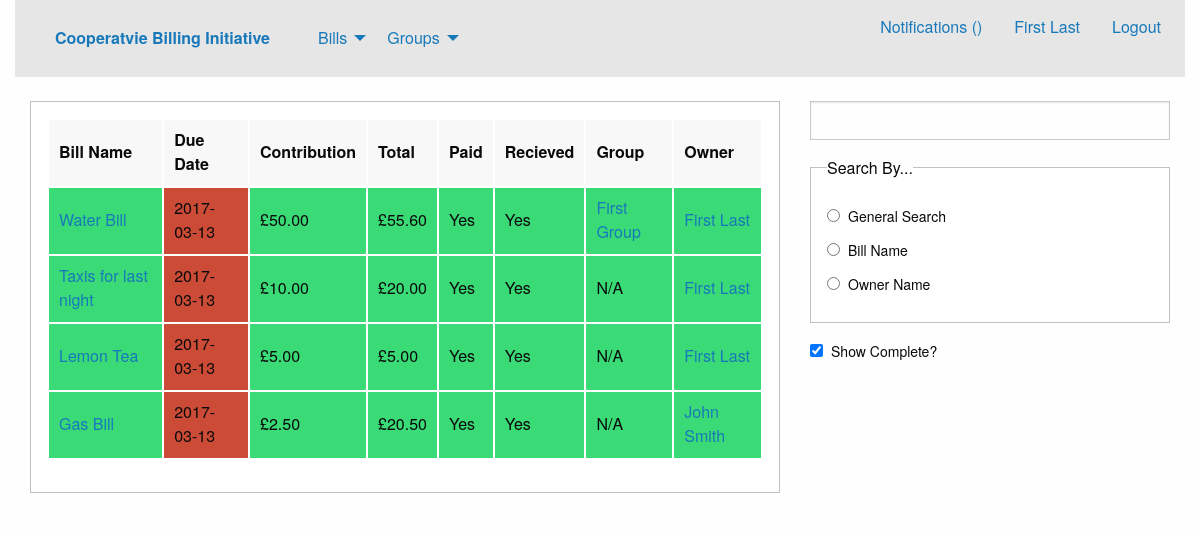
Page /bills.php (signed in) on the earlier database version.
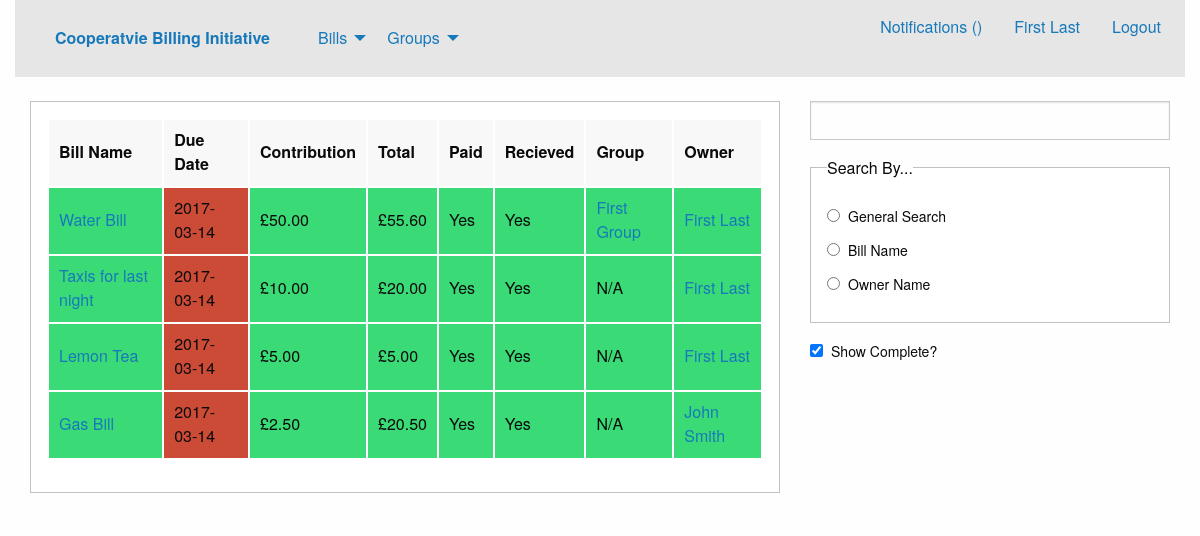
Same page on the later database version.
### tables this page shows
CREATE TABLE users
(
	userID INTEGER NOT NULL UNIQUE PRIMARY KEY AUTOINCREMENT,
	username VARCHAR(30) NOT NULL UNIQUE,
	realname VARCHAR(30) NOT NULL,
	pass VARCHAR(50) NOT NULL,
	salt VARCHAR(50) NOT NULL,
	email VARCHAR(50) NOT NULL UNIQUE,
	createTS TIMESTAMP DEFAULT CURRENT_TIMESTAMP,
	lastlogTS TIMESTAMP DEFAULT CURRENT_TIMESTAMP
);

CREATE TABLE billContributors
(
	billID INTEGER NOT NULL,
	userID INTEGER NOT NULL,
	groupID INTEGER DEFAULT 0,
	owner BOOLEAN NOT NULL DEFAULT FALSE,
	ammount DOUBLE NOT NULL DEFAULT 0,
	paid BOOLEAN NOT NULL DEFAULT FALSE,
	recieved BOOLEAN NOT NULL DEFAULT FALSE,
	PRIMARY KEY(billID, userID),
	FOREIGN KEY(billID) REFERENCES bills(billID),
	FOREIGN KEY(userID) REFERENCES users(userID),
	FOREIGN KEY(groupID) REFERENCES groups(groupID)
);

CREATE TABLE bills
(
	billID INTEGER NOT NULL UNIQUE PRIMARY KEY AUTOINCREMENT,
	name VARCHAR(50) NOT NULL,
	total DOUBLE NOT NULL,
	typeID INTEGER NOT NULL DEFAULT 1,
	createTS TIMESTAMP DEFAULT CURRENT_TIMESTAMP,
	editTS TIMESTAMP DEFAULT CURRENT_TIMESTAMP,
	dueTS TIMESTAMP NOT NULL DEFAULT CURRENT_DATE,
	complete BOOLEAN NOT NULL DEFAULT FALSE,
	FOREIGN KEY(typeID) REFERENCES billTypes(typeID)
);

CREATE TABLE groups
(
	groupID INTEGER NOT NULL UNIQUE PRIMARY KEY AUTOINCREMENT,
	name VARCHAR(30) NOT NULL,
	createTS TIMESTAMP DEFAULT CURRENT_TIMESTAMP
);

### database.php (called while the page is built, shortened)
<?php
class Database {
	private $database;
	function __construct() {
		$this->database = $this->getConnection();
	}
	function prepare($query) {
		return $this->database->prepare($query);
	}
	private function getConnection() {
		$conn = new SQLite3('bill.db');
		return $conn;
	}
}
?>

### bills.php (the view, shortened to what this page needs)
<?php session_start();
$uid = $_SESSION["uid"];
?>
<?php require "header.php"; ?>
<div class="columns medium-8">
<div class="callout">
<div class="table-scroll">
<table id="bills">
	<thead>
		<tr>
			<td>Bill Name</td>
			<td>Due Date</td>
			<td>Contribution</td>
			<td>Total</td>
			<td>Paid</td>
			<td>Recieved</td>
			<td>Group</td>
			<td>Owner</td>
		</tr>
	</thead>
	<tbody>
<?php
	$db = new Database();
	$stmt = $db->prepare("SELECT * FROM bills
	INNER JOIN billContributors ON bills.billID = billContributors.billID
	INNER JOIN users ON users.userID = billContributors.userID
	WHERE users.userID = :uid	ORDER BY bills.dueTS");
	$stmt->bindValue(":uid", $uid, SQLITE3_INTEGER);
	$result = $stmt->execute();
	while ($bill = $result->fetchArray()) {
		$stmt = $db->prepare("SELECT * FROM bills
		INNER JOIN billContributors ON billContributors.billID = bills.billID
		INNER JOIN users ON billContributors.userID = users.userID
		WHERE bills.billID = :bid AND billContributors.owner = 1;");
		$stmt->bindValue(":bid", $bill["billID"], SQLITE3_INTEGER);
		$tempresult = $stmt->execute();
		$temp = $tempresult->fetchArray();
		$ownerName = $temp["realname"];
		$ownerID = $temp["userID"];
		if (Time() > strToTime($bill["dueTS"])) {
			$dateColour = ' style="background-color: #cc4b37" ';
		} elseif (Time() + (7 * 24 * 60 * 60) > strToTime($bill["dueTS"])) {
			$dateColour=' style="background-color: #ffae00" ';
		} else {
			$dateColour=' style="background-color: #1779ba" ';
		}
		if ($bill["paid"]!=0) {
			$paid = "Yes";
			$paidColour = ' style="background-color: #3adb76" ';
		} else {
			$paid = "No";
			$paidColour = ' style="background-color: #cc4b37" ';
		}
		if ($bill["recieved"] != 0) {
			$recieved = "Yes";
			$rColour = ' style="background-color: #3adb76" ';
		} else {
			$recieved = "No";
			$rColour = ' style="background-color: #cc4b37" ';
		}
		if ($bill["complete"] != 0) {
			$complete = "true";
			$rowColour = ' style="background-color: #3adb76" ';
		} else {
			$complete = "false";
			$rowColour='';
		}
		if ($bill["groupID"] != 0) {
			$stmt = $db->prepare("SELECT name FROM groups WHERE groupID = :gid");
			$stmt->bindValue(":gid", $bill["groupID"], SQLITE3_INTEGER);
			$tempresult = $stmt->execute();
			$temp = $tempresult->fetchArray();
			$groupName = '<a href="viewGroup.php?gid='.$bill["groupID"].'">'.$temp["name"].'</a>';
		} else {
			$groupName = "N/A";
		}
		echo '<tr'.$rowColour.'><td><a href=viewBill.php?bid='.$bill["billID"].'>'.$bill["name"]
			.'</a></td><td'.$dateColour.'>'.$bill["dueTS"].'</td><td>£'.number_format($bill["ammount"],2)
			.'</td><td>£'.number_format($bill["total"],2).'</td><td'.$paidColour.'>'.$paid.'</td>
			<td'.$rColour.'>'.$recieved.'</td><td>'.$groupName.'</td>
			<td><a href="profile.php?uid='.$ownerID.'">'.$ownerName
			.'</a></td><input type=hidden name="comp" value='.$complete.'></tr>';
	}
?>
</tbody>
</table>
</div>
</div>
</div>
<div class="columns large-4 medium-4">
<div class="input group">
<form id="search">
	<input type="text" name="searchTerm" maxlength="30" required />
	<fieldset id="searchTypeGroup" class="callout">
		<legend>Search By...</legend>
		<label><input type="radio" name="searchType" value="0" />General Search</label>
		<label><input type="radio" name="searchType" value="1" />Bill Name</label>
		<label><input type="radio" name="searchType" value="2" />Owner Name</label>
	</fieldset>
</form>
<label><input type="checkbox" id="showComplete" checked />Show Complete?</label>
</div>
</div>
<?php require "footer.php"; ?>

### header.php (shortened to what this page needs)
<?php
require_once 'database.php';
$isLog = !empty($_SESSION["uid"]);
if ($isLog) {
	$db = new Database();
	$stmt = $db->prepare("SELECT realname FROM users WHERE userID = :uid");
	$stmt->bindValue(":uid", $_SESSION["uid"], SQLITE3_INTEGER);
	$result = $stmt->execute();
	$temp = $result->fetchArray();
	$name = $temp["realname"];
}
?>
<!DOCTYPE html>
<html class="no-js" lang="en" dir="ltr">
  <head>
    <link rel="stylesheet" href="css/foundation.css">
    <link rel="stylesheet" href="css/app.css">
  </head>
</head>
<body>
		<div class="large-12 columns row">
			<div class="top-bar">
				<div class="top-bar-left">
					<ul class="dropdown menu" data-dropdown-menu>
						<li class="menu-text"><a href="index.php">Cooperatvie Billing Initiative</a></li>
						<li>
							<a href="bills.php">Bills</a>
						</li>
						<li>
							<a href="groups.php">Groups</a>
						</li>
					</ul>
				</div>
				<?php if ($isLog) echo '
				<input type="hidden" id="seshUser" value="'.$_SESSION["uid"].'" />
				<script>
				$(function() {
					var id = $("#seshUser").attr("value");
					function checkNoti() {
						$.post("getNotifications.php", {uid: id}, function(data, status) {
								$("#notinumber").html(data);
							});
					}
					checkNoti();
					setInterval(checkNoti, 2000);
				});
				</script>
				<div class="top-bar-right">
					<ul class="menu">
						<li><a href="notifications.php">Notifications (<span id="notinumber"></span>)</a></li>
						<li><a href="profile.php">'.$name.'</a></li>
						<li><a href="logout.php">Logout</a></li>
					</ul>
				</div>';?>
			</div>
	</div>
	<div class="row">
		<div class="columns large-12">

### footer.php (shortened to what this page needs)
</div>
</div>
</body>
</html>

Differences in the rows shown:
changed through a linked row, billcontributors "Water Bill": billID.dueTS "2017-03-13" → "2017-03-14"
changed through a linked row, billcontributors "Taxis for last night": billID.dueTS "2017-03-13" → "2017-03-14"
changed through a linked row, billcontributors "Lemon Tea": billID.dueTS "2017-03-13" → "2017-03-14"
changed through a linked row, billcontributors "Gas Bill": billID.dueTS "2017-03-13" → "2017-03-14"
